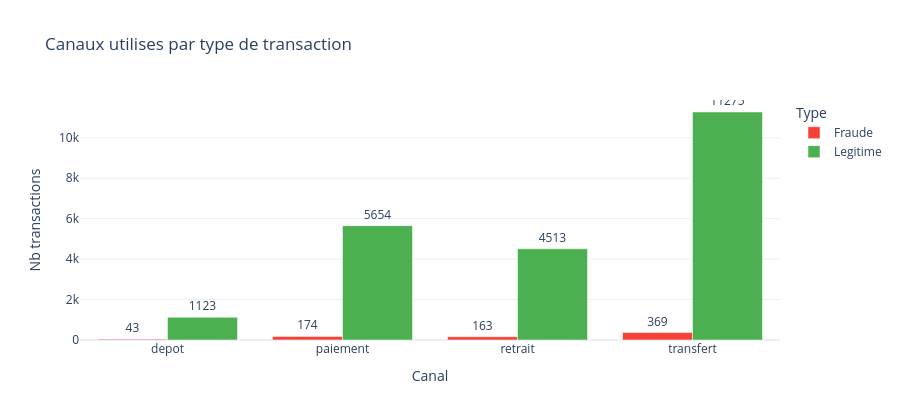

Notebook code for this chart:
### Code cell
# Canaux de transaction
canal_df = tx.groupby(['type_transaction', 'type']).size().reset_index(name='nb')

fig = px.bar(canal_df, x='type_transaction', y='nb', color='type', barmode='group', text='nb',
             color_discrete_map={'Legitime': LEGIT, 'Fraude': FRAUD},
             title='Canaux utilises par type de transaction',
             labels={'type_transaction': 'Canal', 'nb': 'Nb transactions', 'type': 'Type'})
fig.update_traces(textposition='outside')
fig.update_layout(height=420)
fig.show()

### Figure 1 — Plotly figure (JSON) as saved in the notebook; plotly's stock layout.template omitted (floating-point values rounded to 4 significant figures)
{"data": [{"alignmentgroup": "True", "hovertemplate": "Type=Fraude<br>Canal=%{x}<br>Nb transactions=%{text}<extra></extra>", "legendgroup": "Fraude", "marker": {"color": "#F44336", "pattern": {"shape": ""}}, "name": "Fraude", "offsetgroup": "Fraude", "orientation": "v", "showlegend": true, "text": [43.0, 174.0, 163.0, 369.0], "textposition": "outside", "type": "bar", "x": ["depot", "paiement", "retrait", "transfert"], "xaxis": "x", "y": [43, 174, 163, 369], "yaxis": "y"}, {"alignmentgroup": "True", "hovertemplate": "Type=Legitime<br>Canal=%{x}<br>Nb transactions=%{text}<extra></extra>", "legendgroup": "Legitime", "marker": {"color": "#4CAF50", "pattern": {"shape": ""}}, "name": "Legitime", "offsetgroup": "Legitime", "orientation": "v", "showlegend": true, "text": [1123.0, 5654.0, 4513.0, 11280.0], "textposition": "outside", "type": "bar", "x": ["depot", "paiement", "retrait", "transfert"], "xaxis": "x", "y": [1123, 5654, 4513, 11275], "yaxis": "y"}], "layout": {"barmode": "group", "height": 420, "legend": {"title": {"text": "Type"}, "tracegroupgap": 0}, "title": {"text": "Canaux utilises par type de transaction"}, "xaxis": {"anchor": "y", "domain": [0, 1], "title": {"text": "Canal"}}, "yaxis": {"anchor": "x", "domain": [0, 1], "title": {"text": "Nb transactions"}}}}
